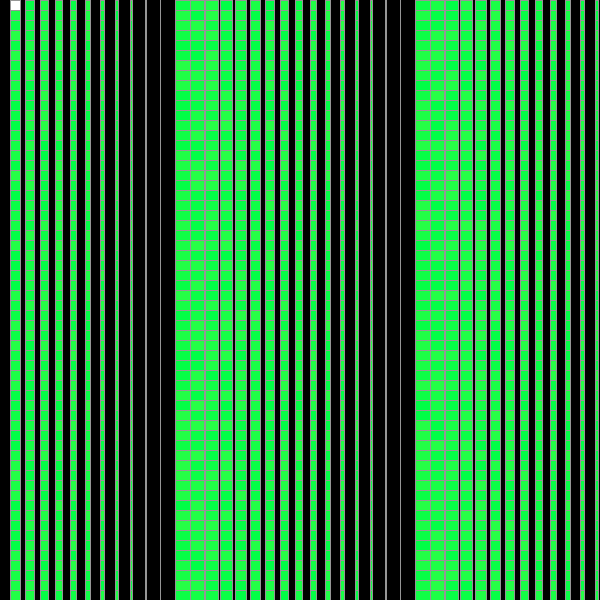
Frame 1 (no input)
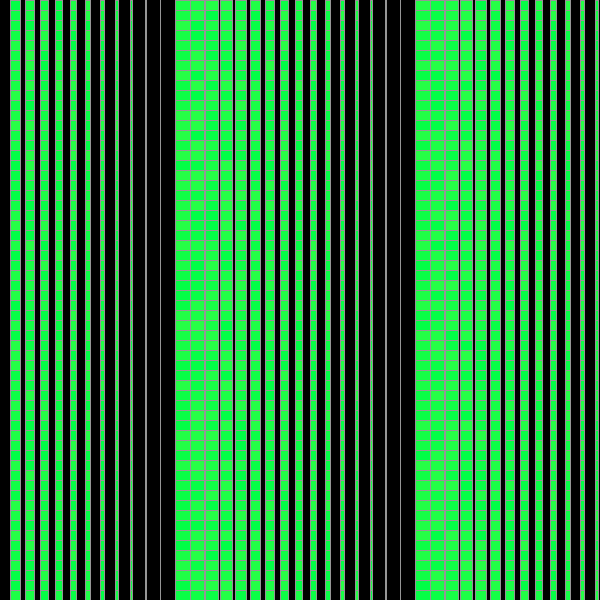
Frame 60 (the mouse pressed at the canvas centre just before this capture)
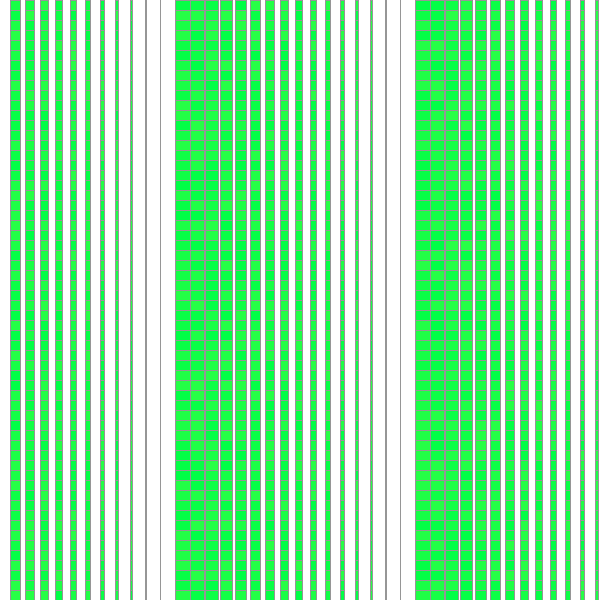
Frame 120 (the mouse held since frame 60 and released just before this capture)

The Processing sketch that drew these frames (run headless with seeded random() and noise(); from frame 60 on, the mouse is pressed at the canvas centre):

// Processing sketch: processing_39540
// ── processing_39540.pde

int X;
int Y;

void setup () {
  size (600, 600) ;
  stroke (150) ;
  smooth () ;
}

void draw () {
 if (mousePressed ) {
   background (255);
 }else{
   background (0) ;
   
 }
 for (int x = 10 ; x < width ; x +=15 ) {
    for (int y = 0; y < height ; y+= 10 ) {
        if ( (x % 40 ) == 1 ) {
       line (x,y, x+4, y +5 ) ;
        } else {
          rect (x,y,x%16, y +10) ;
          fill (random (40), (255), (70) ) ;
        }
      }
    }
  }
